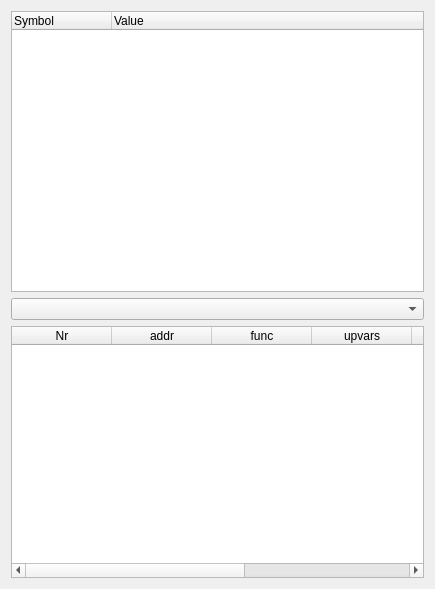
<?xml version="1.0" encoding="UTF-8"?>
<ui version="4.0">
 <class>StackLocals</class>
 <widget class="QWidget" name="StackLocals">
  <property name="geometry">
   <rect>
    <x>0</x>
    <y>0</y>
    <width>435</width>
    <height>589</height>
   </rect>
  </property>
  <layout class="QVBoxLayout" name="verticalLayout_2">
   <item>
    <widget class="QTreeWidget" name="locals">
     <property name="toolTip">
      <string>Local variables</string>
     </property>
     <property name="whatsThis">
      <string>Local variables</string>
     </property>
     <attribute name="headerCascadingSectionResizes">
      <bool>true</bool>
     </attribute>
     <column>
      <property name="text">
       <string notr="true">Symbol</string>
      </property>
     </column>
     <column>
      <property name="text">
       <string notr="true">Value</string>
      </property>
     </column>
    </widget>
   </item>
   <item>
    <layout class="QVBoxLayout" name="verticalLayout">
     <item>
      <widget class="QComboBox" name="threadComboBox"/>
     </item>
     <item>
      <widget class="QTableWidget" name="stack">
       <property name="sortingEnabled">
        <bool>false</bool>
       </property>
       <attribute name="verticalHeaderVisible">
        <bool>false</bool>
       </attribute>
       <column>
        <property name="text">
         <string>Nr</string>
        </property>
       </column>
       <column>
        <property name="text">
         <string>addr</string>
        </property>
       </column>
       <column>
        <property name="text">
         <string>func</string>
        </property>
       </column>
       <column>
        <property name="text">
         <string>upvars</string>
        </property>
       </column>
       <column>
        <property name="text">
         <string>args</string>
        </property>
       </column>
       <column>
        <property name="text">
         <string>file</string>
        </property>
       </column>
       <column>
        <property name="text">
         <string>line</string>
        </property>
       </column>
      </widget>
     </item>
    </layout>
   </item>
  </layout>
 </widget>
 <resources/>
 <connections/>
</ui>
